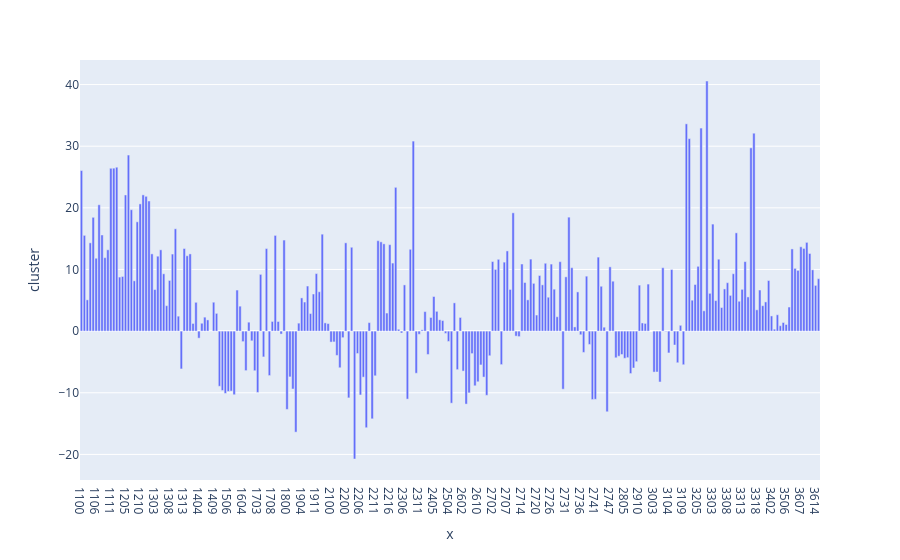

The notebook cell this image was saved under:
### Code cell
px.bar(df_spec.median().to_frame("cluster"), x=df_plot.mean().to_frame("cluster").index, y="cluster", hover_name=[uf.id2subfield_topic[int(sf)] for sf in df_spec.columns])

### Figure 1 — Plotly figure (JSON) as saved in the notebook; plotly's stock layout.template omitted (floating-point values rounded to 4 significant figures; data arrays with more than 128 entries replaced by an {"elided": "..."} marker saying what was removed)
{"data": [{"hovertemplate": "<b>%{hovertext}</b><br><br>x=%{x}<br>cluster=%{y}<extra></extra>", "hovertext": {"elided": "252 str values"}, "legendgroup": "", "marker": {"color": "#636efa", "pattern": {"shape": ""}}, "name": "", "orientation": "v", "showlegend": false, "textposition": "auto", "type": "bar", "x": {"elided": "252 str values"}, "xaxis": "x", "y": {"elided": "252 float values"}, "yaxis": "y"}], "layout": {"barmode": "relative", "legend": {"tracegroupgap": 0}, "margin": {"t": 60}, "xaxis": {"anchor": "y", "domain": [0, 1], "title": {"text": "x"}}, "yaxis": {"anchor": "x", "domain": [0, 1], "title": {"text": "cluster"}}}}
